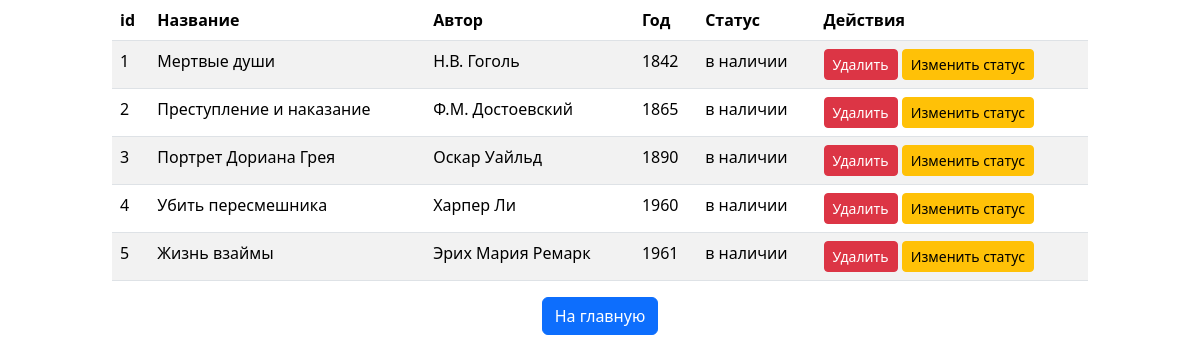
The page /display-books/ on the database its author committed.
### library/models.py (models this page shows, shortened)
class Book(models.Model):
    STATUS_CHOICES = [
        ('в наличии', 'в наличии'),
        ('выдана', 'выдана'),
    ]
    title = models.CharField(max_length=255)
    author = models.CharField(max_length=255)
    year = models.PositiveIntegerField()
    status = models.CharField(max_length=10, choices=STATUS_CHOICES, default='available')

### library/views.py (the view)
# urls.py: path('display-books/', views.display_books, name='display-books'),
def display_books(request):
    books = Book.objects.all()
    context = {
        'books': books,
    }
    return render(request, 'library/display_books.html', context=context)

### library/templates/library/display_books.html
{% extends 'base.html' %}
{% block content %}
<div class="container" style="max-width: 1000px;">
    <table class="table table-striped">
        <thead>
        <tr>
            <th scope="col">id</th>
            <th scope="col">Название</th>
            <th scope="col">Автор</th>
            <th scope="col">Год</th>
            <th scope="col">Статус</th>
            <th scope="col">Действия</th>
        </tr>
        </thead>
        <tbody>
        {% for book in books %}
        <tr>
            <td>{{ book.id }}</td>
            <td>{{ book.title }}</td>
            <td>{{ book.author }}</td>
            <td>{{ book.year }}</td>
            <td>{{ book.status }}</td>
            <td>
                <a href="{% url 'library:delete-book' book.id %}" class="btn btn-danger btn-sm">Удалить</a>
                <a href="{% url 'library:update-status' book.id %}" class="btn btn-warning btn-sm">Изменить статус</a>
            </td>
        </tr>
        {% endfor %}
        </tbody>
    </table>
    <div class="d-flex justify-content-center mt-3">
        <a href="{% url 'library:index' %}" class="btn btn-primary">На главную</a>
    </div>
</div>
{% endblock content %}

### templates/base.html (shortened to what this page needs)
{% load static %}
<!DOCTYPE html>
<html lang="en">
<head>
    <link href="https://cdn.jsdelivr.net/npm/bootstrap@5.3.3/dist/css/bootstrap.min.css"
          rel="stylesheet"
>
</head>
<body>
{% block content %}{% endblock content %}
</body>
</html>

### rows shown on the page
Book: id "1", title "Мертвые души", author "Н.В. Гоголь", year "1842", status "в наличии"
Book: id "2", title "Преступление и наказание", author "Ф.М. Достоевский", year "1865", status "в наличии"
Book: id "3", title "Портрет Дориана Грея", author "Оскар Уайльд", year "1890", status "в наличии"
Book: id "4", title "Убить пересмешника", author "Харпер Ли", year "1960", status "в наличии"
Book: id "5", title "Жизнь взаймы", author "Эрих Мария Ремарк", year "1961", status "в наличии"
